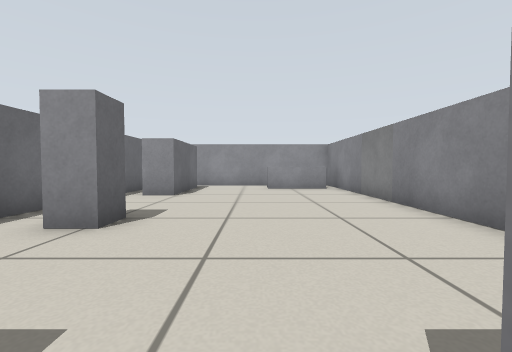
[1] (above)

16 first-person views from a walk through a Gazebo world. The camera is 0.45 m above the floor, tilts 2° down and sees 90° across. The floor is counted in squares, 0.5 m on a side. Each view is taken from the middle of a square. On the plan, view 1 faces up. The plan holds only what a view shows up to about 10 squares ahead; the rest is blank.

[2]
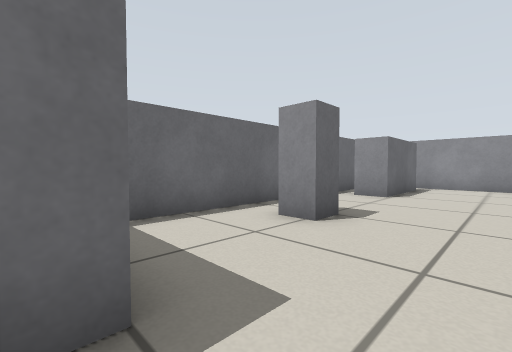

[3]
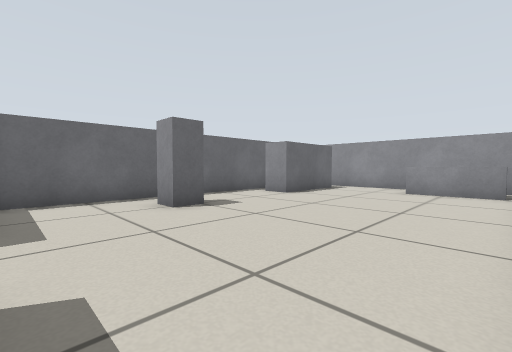

[4]
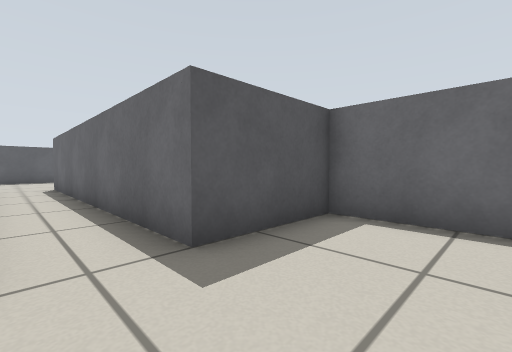

[5]
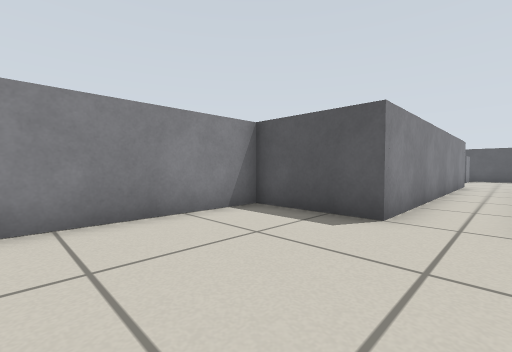

[6]
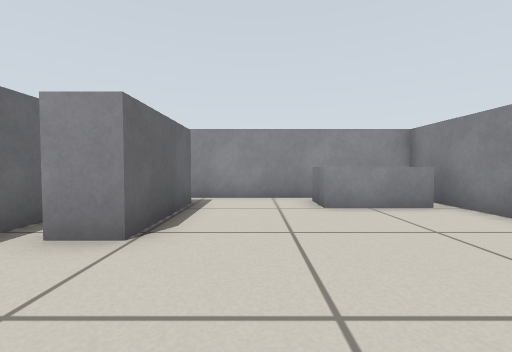

[7]
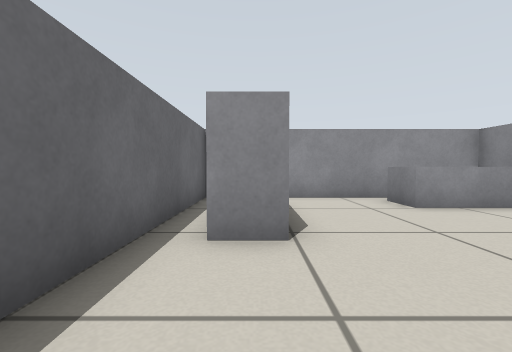

[8]
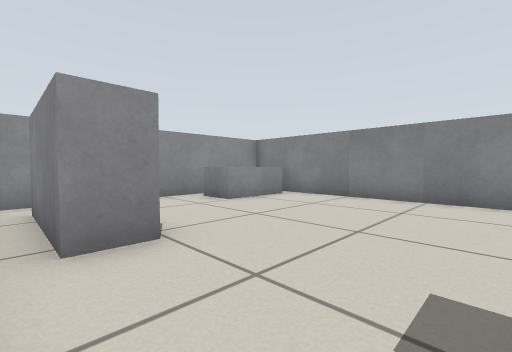

[9]
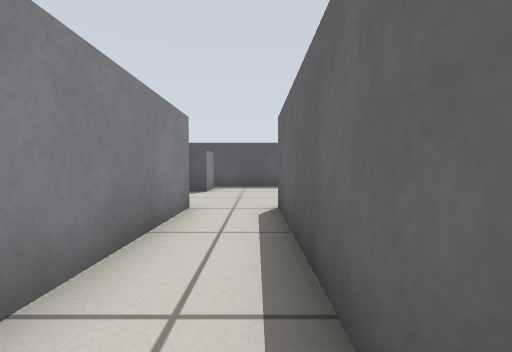

[10]
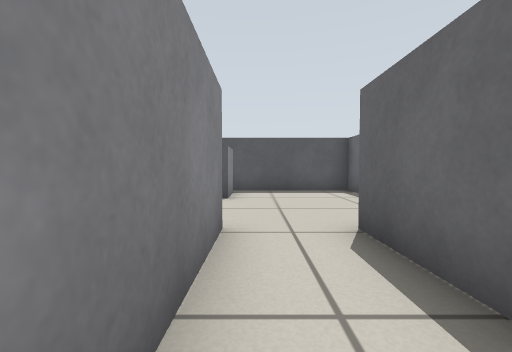

[11]
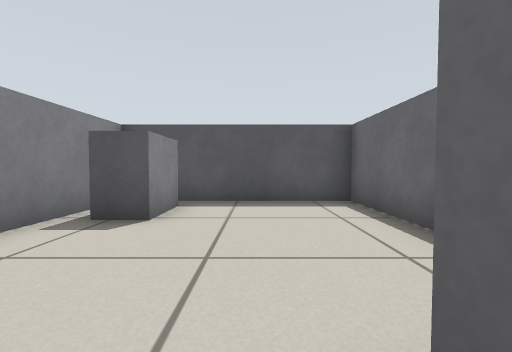

[12]
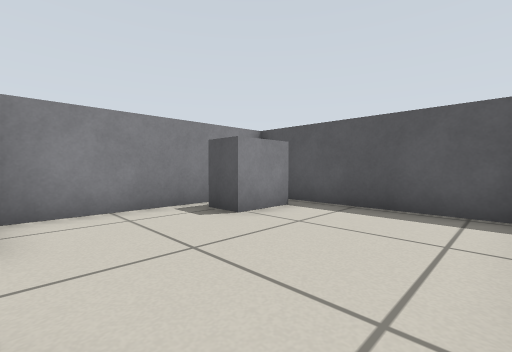

[13]
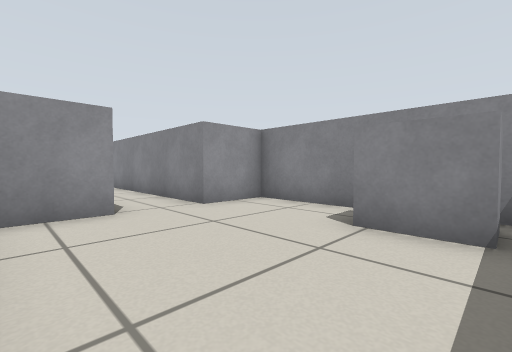

[14]
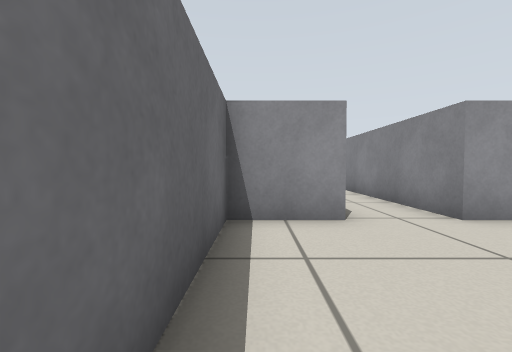

[15]
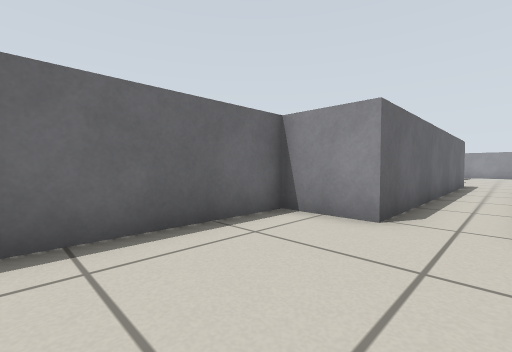

[16]
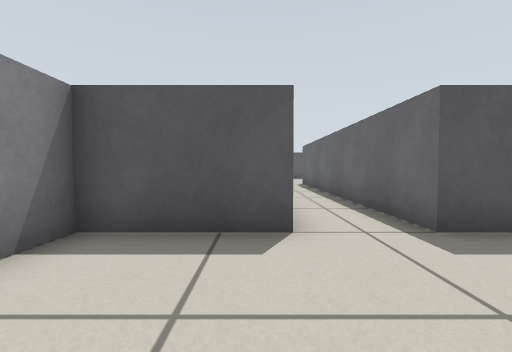

### Floor plan
Ten units are one square. View 1 is at (0, 0); x grows to the right and y downward. Boxes are objects, and circles mark ways between rooms. Rooms are numbered by the first view taken in them; rooms with no view inside come last. Other rooms are left out.
<svg viewBox="-50 -130 90 292">
<path fill="none" stroke="#000" d="M-23 -46 -23 -37 -31 -37M-26 -114 -26 -81 -36 -81 -36 -114M5 97 5 -5 35 -5 35 -125 -45 -125 -45 -5 -15 -5 -15 97M30 -106 5 -106 5 -119M-15 97 -35 97 -35 157 15 157M8 149 8 133 19 133M25 151 25 97 5 97"/>
<circle cx="-5" cy="90" r="3" fill="#2a7"/>
<text x="-10" y="-40">1</text>
<text x="-10" y="120">2</text>
</svg>
Room 1 opens to room 2.

Where each view was taken, in squares from view 1:
view 1: 0 up, 0 right, facing up
view 2: 0 up, 0 right, facing up-left
view 3: 1 up, 3 right, facing up-left
view 4: 3 up, 0 right, facing down-left
view 5: 5 up, 1 left, facing down-right
view 6: 5 up, 1 left, facing up
view 7: 5 up, 3 left, facing up
view 8: 5 up, 4 left, facing up-right
view 9: 4 down, 1 left, facing down
view 10: 6 down, 0 right, facing down
view 11: 9 down, 1 left, facing down
view 12: 10 down, 3 left, facing down-right
view 13: 15 down, 3 left, facing up-right
view 14: 14 down, 3 left, facing up
view 15: 14 down, 0 right, facing up-left
view 16: 4 up, 1 right, facing down
